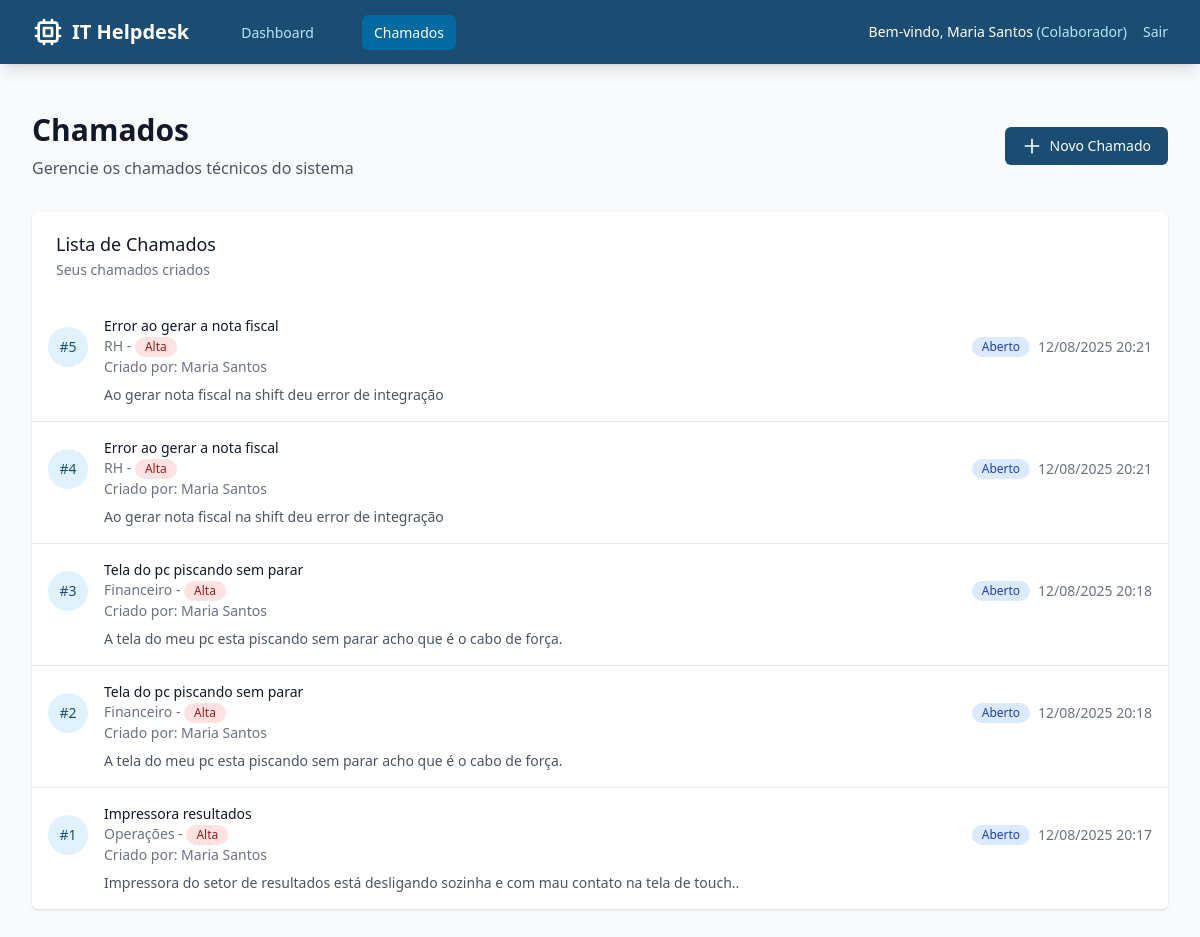
The app's page /tickets (signed in) with its own data.
### simple_app.py (models this page shows)
class User(db.Model):
    id = db.Column(db.Integer, primary_key=True)
    username = db.Column(db.String(80), unique=True, nullable=False)
    password_hash = db.Column(db.String(256), nullable=False)
    role = db.Column(db.String(20), nullable=False)
    email = db.Column(db.String(120), unique=True, nullable=False)
    name = db.Column(db.String(100), nullable=False)
    created_at = db.Column(db.DateTime, default=datetime.utcnow)
    active = db.Column(db.Boolean, default=True)

class Ticket(db.Model):
    id = db.Column(db.Integer, primary_key=True)
    title = db.Column(db.String(200), nullable=False)
    description = db.Column(db.Text, nullable=False)
    department = db.Column(db.String(100), nullable=False)
    priority = db.Column(db.String(10), nullable=False)
    status = db.Column(db.String(20), default='Aberto')
    observations = db.Column(db.Text)
    created_at = db.Column(db.DateTime, default=datetime.utcnow)
    updated_at = db.Column(db.DateTime, default=datetime.utcnow, onupdate=datetime.utcnow)
    resolved_at = db.Column(db.DateTime)
    closed_at = db.Column(db.DateTime)
    sla_due = db.Column(db.DateTime)
    sla_violated = db.Column(db.Boolean, default=False)
    creator_id = db.Column(db.Integer, db.ForeignKey('user.id'), nullable=False)
    assigned_to = db.Column(db.Integer, db.ForeignKey('user.id'))

### simple_app.py (the view)
@app.route('/tickets')
def tickets():
    if 'user_id' not in session:
        return redirect(url_for('login'))
    user_id = session.get('user_id')
    user_role = session.get('user_role')
    if user_role == 'Colaborador':
        tickets_list = Ticket.query.filter_by(creator_id=user_id).order_by(Ticket.created_at.desc()).all()
    else:
        tickets_list = Ticket.query.order_by(Ticket.created_at.desc()).all()
    for ticket in tickets_list:
        ticket.creator = User.query.get(ticket.creator_id)
        if ticket.assigned_to:
            ticket.assignee = User.query.get(ticket.assigned_to)
        else:
            ticket.assignee = None
    return render_template('simple_tickets.html', tickets=tickets_list)

### templates/simple_tickets.html (shortened to what this page needs)
<!DOCTYPE html>
<html lang="pt-BR">
<head>
    <script src="https://cdn.tailwindcss.com"></script>
    <link rel="stylesheet" href="{{ url_for('static', filename='css/style.css') }}">
</head>
<body class="bg-gray-50 font-sans">
    <nav class="bg-primary-600 shadow-lg">
        <div class="max-w-7xl mx-auto px-4 sm:px-6 lg:px-8">
            <div class="flex justify-between h-16">
                <div class="flex items-center">
                    <div class="flex-shrink-0 flex items-center">
                        <svg class="w-8 h-8 text-white" fill="none" stroke="currentColor" viewBox="0 0 24 24">
                            <path stroke-linecap="round" stroke-linejoin="round" stroke-width="2" d="M9 3v2m6-2v2M9 19v2m6-2v2M5 9H3m2 6H3m18-6h-2m2 6h-2M7 19h10a2 2 0 002-2V7a2 2 0 00-2-2H7a2 2 0 00-2 2v10a2 2 0 002 2zM9 9h6v6H9V9z"></path>
                        </svg>
                        <span class="ml-2 text-xl font-bold text-white">IT Helpdesk</span>
                    </div>
                    <div class="ml-10 space-x-8">
                        <a href="{{ url_for('index') }}" class="text-primary-200 hover:text-white px-3 py-2 rounded-md text-sm font-medium">Dashboard</a>
                        <a href="{{ url_for('tickets') }}" class="text-white hover:text-primary-200 px-3 py-2 rounded-md text-sm font-medium bg-primary-700">Chamados</a>
                    </div>
                </div>
                <div class="flex items-center space-x-4">
                    <span class="text-white text-sm">
                        Bem-vindo, <span class="font-medium">{{ session.user_name }}</span>
                        <span class="text-primary-200">({{ session.user_role }})</span>
                    </span>
                    <a href="{{ url_for('logout') }}" class="text-primary-200 hover:text-white text-sm">Sair</a>
                </div>
            </div>
        </div>
    </nav>
    <main class="max-w-7xl mx-auto py-6 sm:px-6 lg:px-8">
        <div class="px-4 py-6 sm:px-0">
            <div class="mb-8">
                <div class="flex justify-between items-center">
                    <div>
                        <h1 class="text-3xl font-bold text-gray-900">Chamados</h1>
                        <p class="mt-2 text-gray-600">Gerencie os chamados técnicos do sistema</p>
                    </div>
                    <button onclick="showCreateForm()" class="inline-flex items-center px-4 py-2 border border-transparent text-sm font-medium rounded-md text-white bg-primary-600 hover:bg-primary-700">
                        <svg class="w-5 h-5 mr-2" fill="none" stroke="currentColor" viewBox="0 0 24 24">
                            <path stroke-linecap="round" stroke-linejoin="round" stroke-width="2" d="M12 4v16m8-8H4"></path>
                        </svg>
                        Novo Chamado
                    </button>
                </div>
            </div>
            <div class="bg-white shadow overflow-hidden sm:rounded-md">
                <div class="px-4 py-5 sm:px-6">
                    <h3 class="text-lg leading-6 font-medium text-gray-900">Lista de Chamados</h3>
                    <p class="mt-1 max-w-2xl text-sm text-gray-500">
                        {% if session.user_role == 'Colaborador' %}
                            Seus chamados criados
                        {% else %}
                            Todos os chamados do sistema
                        {% endif %}
                    </p>
                </div>
                {% if tickets %}
                <ul class="divide-y divide-gray-200">
                    {% for ticket in tickets %}
                    <li>
                        <div class="px-4 py-4">
                            <div class="flex items-center justify-between">
                                <div class="flex items-center">
                                    <div class="flex-shrink-0 h-10 w-10">
                                        <div class="h-10 w-10 rounded-full bg-primary-100 flex items-center justify-center">
                                            <span class="text-sm font-medium text-primary-600">#{{ ticket.id }}</span>
                                        </div>
                                    </div>
                                    <div class="ml-4">
                                        <div class="text-sm font-medium text-gray-900">{{ ticket.title }}</div>
                                        <div class="text-sm text-gray-500">
                                            {{ ticket.department }} -
                                            <span class="inline-flex items-center px-2.5 py-0.5 rounded-full text-xs font-medium
                                                {% if ticket.priority == 'Alta' %}bg-red-100 text-red-800{% endif %}
                                                {% if ticket.priority == 'Baixa' %}bg-green-100 text-green-800{% endif %}">
                                                {{ ticket.priority }}
                                            </span>
                                        </div>
                                        <div class="text-sm text-gray-500">
                                            Criado por: {{ ticket.creator.name if ticket.creator else 'N/A' }}
                                        </div>
                                    </div>
                                </div>
                                <div class="flex items-center space-x-2">
                                    <span class="inline-flex items-center px-2.5 py-0.5 rounded-full text-xs font-medium
                                        {% if ticket.status == 'Aberto' %}bg-blue-100 text-blue-800{% endif %}
                                        {% if ticket.status == 'Fechado' %}bg-gray-100 text-gray-800{% endif %}">
                                        {{ ticket.status }}
                                    </span>
                                    <span class="text-sm text-gray-500">
                                        {{ ticket.created_at.strftime('%d/%m/%Y %H:%M') }}
                                    </span>
                                </div>
                            </div>
                            {% if ticket.description %}
                            <div class="mt-2 ml-14">
                                <p class="text-sm text-gray-600">{{ ticket.description[:200] }}{% if ticket.description|length > 200 %}...{% endif %}</p>
                            </div>
                            {% endif %}
                        </div>
                    </li>
                    {% endfor %}
                </ul>
                {% endif %}
            </div>
        </div>
    </main>
</body>
</html>

### static/css/style.css (style rules this page uses)
:root { --primary: 203 85% 35%; --primary-foreground: 0 0% 100%; --secondary: 200 25% 90%; --secondary-foreground: 203 85% 35%; --accent: 154 50% 45%; --accent-foreground: 0 0% 100%; --background: 210 11% 98%; --foreground: 210 40% 15%; --muted: 200 25% 95%; --muted-foreground: 210 40% 35%; --border: 200 25% 85%; --input: 200 25% 95%; --card: 0 0% 100%; --card-foreground: 210 40% 15%; --destructive: 0 65% 51%; --destructive-foreground: 0 0% 100%; --warning: 45 93% 47%; --warning-foreground: 0 0% 100%; --success: 154 50% 45%; --success-foreground: 0 0% 100%; }

### records on screen
User: user_name "Maria Santos", user_role "Colaborador"
Ticket: id "5", title "Error ao gerar a nota fiscal", department "RH", priority "Alta", creator "Maria Santos", status "Aberto", created_at "12/08/2025 20:21", description "Ao gerar nota fiscal na shift deu error de integração"
Ticket: id "4", title "Error ao gerar a nota fiscal", department "RH", priority "Alta", creator "Maria Santos", status "Aberto", created_at "12/08/2025 20:21", description "Ao gerar nota fiscal na shift deu error de integração"
Ticket: id "3", title "Tela do pc piscando sem parar", department "Financeiro", priority "Alta", creator "Maria Santos", status "Aberto", created_at "12/08/2025 20:18", description "A tela do meu pc esta piscando sem parar acho que é o cabo de força."
Ticket: id "2", title "Tela do pc piscando sem parar", department "Financeiro", priority "Alta", creator "Maria Santos", status "Aberto", created_at "12/08/2025 20:18", description "A tela do meu pc esta piscando sem parar acho que é o cabo de força."
Ticket: id "1", title "Impressora resultados", department "Operações", priority "Alta", creator "Maria Santos", status "Aberto", created_at "12/08/2025 20:17", description "Impressora do setor de resultados está desligando sozinha e com mau contato na tela de touch.."
